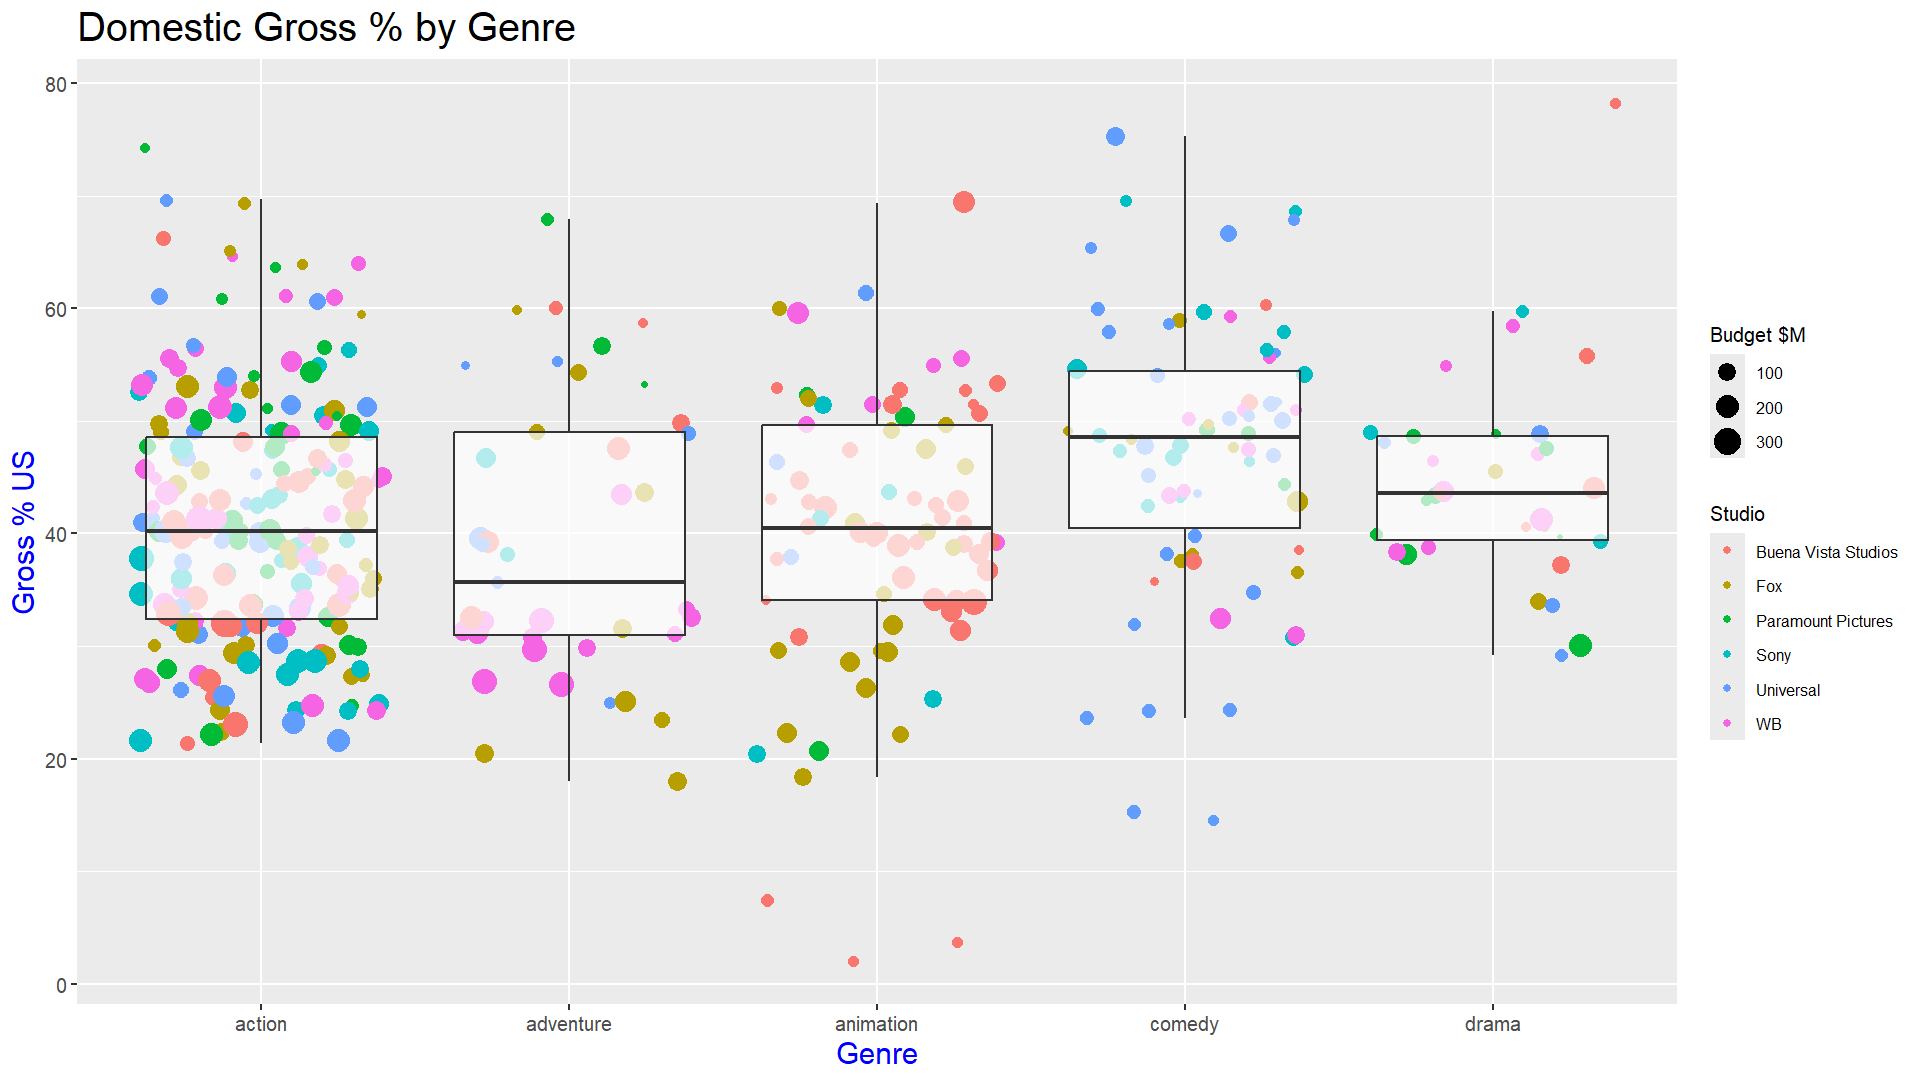

Recreate this plot in R.
#Import the Data
getwd()
setwd("")
mov <- read.csv("data.csv")

#Data Exploration
head(mov) #top rows
summary(mov) #column summaries
str(mov) #structure of the dataset

#Activate GGPlot2
#install.packages("ggplot2")
library(ggplot2)


ggplot(data=mov, aes(x=Day.of.Week)) + geom_bar()
#Notice? No movies are released on a Monday. Ever.

#Now we need to filter our dataset to leave only the 
#Genres and Studios that we are interested in
#We will start with the Genre filter and use the Logical 'OR'
#operator to select multiple Genres:
filt <- (mov$Genre == "action") | (mov$Genre == "adventure") | (mov$Genre == "animation") | (mov$Genre == "comedy") | (mov$Genre == "drama")

#Now let's do the same for the Studio filter:
filt2 <- (mov$Studio == "Buena Vista Studios") | (mov$Studio == "WB") | (mov$Studio == "Fox") | (mov$Studio == "Universal") | (mov$Studio == "Sony") | (mov$Studio == "Paramount Pictures")
  
#Apply the row filters to the dataframe
mov2 <- mov[filt & filt2,]

#Prepare the plot's data and aes layers
#Note we did not rename the columns. 
#Use str() or summary() to find out the correct column names
p <- ggplot(data=mov2, aes(x=Genre, y=Gross...US))
p #Nothing happens. We need a geom.

#Add a Point Geom Layer
p + 
  geom_point()

#Add a boxplot instead of the points
p + 
  geom_boxplot()

#Notice that outliers are part of the boxplot layer
#We will use this observation later (*)

#Add points
p + 
  geom_boxplot() + 
  geom_point()
#Not what we are after

#Replace points with jitter
p + 
  geom_boxplot() + 
  geom_jitter()

#Place boxplot on top of jitter
p + 
  geom_jitter() + 
  geom_boxplot() 

#Add boxplot transparency
p + 
  geom_jitter() + 
  geom_boxplot(alpha=0.7) 

#Good. Now add size and colour to the points:
p + 
  geom_jitter(aes(size=Budget...mill., colour=Studio)) + 
  geom_boxplot(alpha=0.7) 
#See the remaining black points? Where are they from?
#They are part of the boxplot - Refer to our observation (*) above 

#Let's remove them:
p + 
  geom_jitter(aes(size=Budget...mill., colour=Studio)) + 
  geom_boxplot(alpha = 0.7, outlier.colour = NA) 

#Let's "Save" our progress by placing it into a new object:
q <- p + 
  geom_jitter(aes(size=Budget...mill., colour=Studio)) + 
  geom_boxplot(alpha = 0.7, outlier.colour = NA) 
q

#Non-data ink
q <- q +
  xlab("Genre") + #x axis title
  ylab("Gross % US") + #y axis title
  ggtitle("Domestic Gross % by Genre") #plot title
q


#Theme
q <- q + 
  theme(
    #this is a shortcut to alter ALL text elements at once:
    text = element_text(family="Comic Sans MS"),
    
    #Axes titles:
    axis.title.x = element_text(colour="Blue", size=15),
    axis.title.y = element_text(colour="Blue", size=15),
    
    #Axes texts:
    axis.text.x = element_text(size=10),
    axis.text.y = element_text(size=10),  
    
    #Plot title:
    plot.title = element_text(colour="Black",
                              size=20),
    
    #Legend title:
    legend.title = element_text(size=10),
    
    #Legend text
    legend.text = element_text(size=8)
  )
q


q$labels$size = "Budget $M"
q
